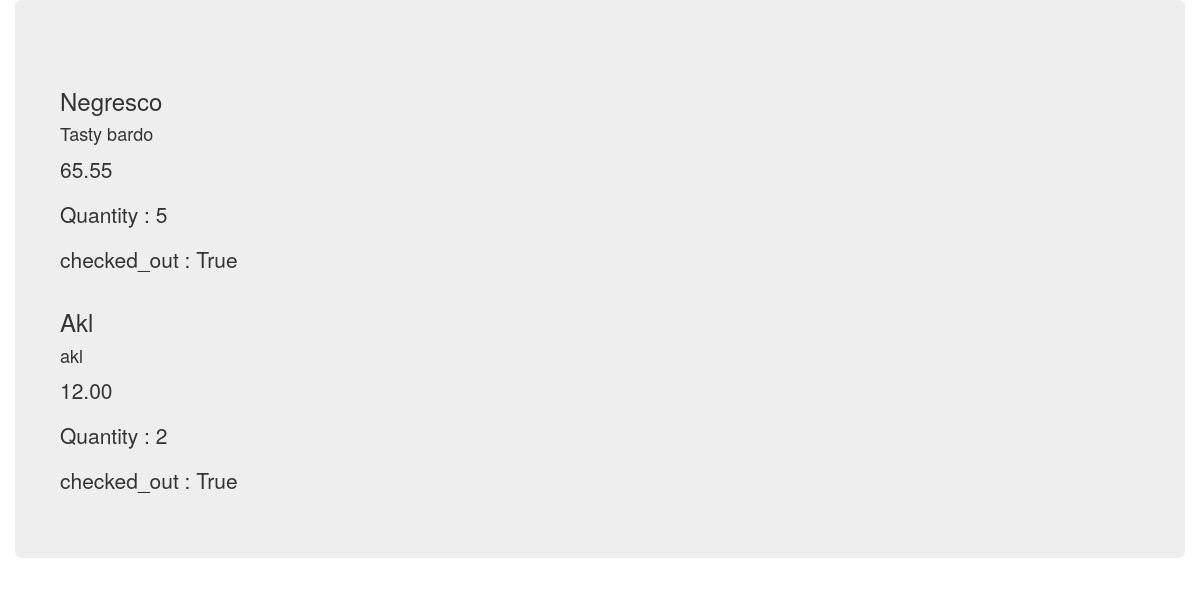
The page /cartItems/5 (signed in) on the database its author committed.
### menus/models.py (models this page shows, shortened)
class Order(models.Model):
    cart = models.ForeignKey('Cart', related_name='cart', on_delete=models.CASCADE)
    Item = models.ForeignKey('Item',related_name='item', on_delete=models.CASCADE)
    quantity = models.PositiveIntegerField(default=1)
    class Meta:
        verbose_name = ("Order")
        verbose_name_plural = ("Orders")

class Item(models.Model):
    name = models.CharField(max_length = 100)
    description = models.CharField(max_length = 200)
    price = models.DecimalField(max_digits=5, decimal_places=2)
    restaurant = models.ForeignKey('Restaurant', on_delete=models.CASCADE)
    class Meta:
        verbose_name = ("Item")
        verbose_name_plural = ("Items")

### menus/views.py (the view)
# urls.py: path('cartItems/<int:cart_id>', cart_items, name='cart_items'),
@login_required
def cart_items(request, cart_id):
    cart = Cart.objects.get(pk=cart_id)
    if cart.user != request.user:
        return HttpResponseNotAllowed("this cart id doesn't belong to you")
    else:
        order = Order.objects.filter(cart=cart)
        return render(request, "show_cart_order.html", context={"items": order,'checked':cart.checked_out})

### templates/show_cart_order.html (shortened to what this page needs)
<head>
        <link rel="stylesheet" href="https://maxcdn.bootstrapcdn.com/bootstrap/3.4.0/css/bootstrap.min.css">
    </head>
    <body>
        <div class="container">
            <div class="row">
                <div class="jumbotron jumbotron-fluid">
                    {% for record in items %}
                    <div class="row">
                        <h3>{{record.Item.name}}</h3>
                        <h4>{{record.Item.description}}</h4>
                        <p>{{record.Item.price}}</p>
                        <p> Quantity : {{record.quantity}}</p>
                        <p>checked_out : {{checked}}</p>
                    </div>
                    {% endfor %}
                </div>
            </div>
        </div>
    </body>

### rows shown on the page
Order: Item.name "Negresco", Item.description "Tasty bardo", Item.price "65.55", quantity "5", checked "True"
Order: Item.name "Akl", Item.description "akl", Item.price "12.00", quantity "2", checked "True"
